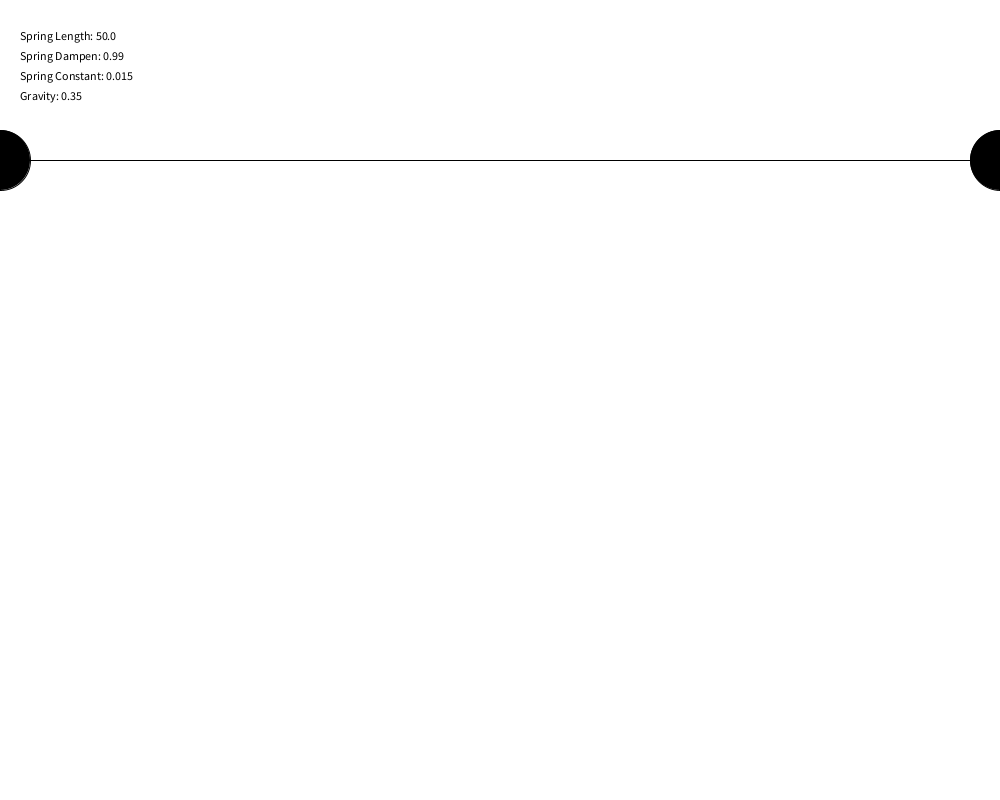
Frame 1 (no input)
Frame 60 (the mouse pressed at the canvas centre just before this capture): identical to frame 1, image omitted
Frame 120 (the mouse held since frame 60 and released just before this capture): identical to frame 1, image omitted

The Processing sketch that drew this single still picture (run headless with seeded random() and noise(); from frame 60 on, the mouse is pressed at the canvas centre):

// Processing sketch: OrbChain
// ── OrbChain.pde
static int SPRING = 2;
static float SPRING_LENGTH = 50;
static float SPRING_DAMPEN = 0.990;
static float SPRING_CONSTANT = 0.015;
static float GRAVITY = 0.35;
static int MODE = SPRING;
OrbList orbs;

void setup() {
  size(1000, 800);
  orbs = new OrbList();
}

void mouseClicked() {
  orbs.add(new OrbNode(mouseX, mouseY, 0, 0, 30));
}

void keyPressed() {
  if (key == '1') {
    SPRING_CONSTANT += 0.005;
  }
  if (key == '2') {
    if (SPRING_CONSTANT - 0.005 >= 0) {
      SPRING_CONSTANT -= 0.005;
    }
  }
  if (key == '3') {
    if (SPRING_DAMPEN + 0.005 <= 1.0) {
      SPRING_DAMPEN += 0.005;
    }
  }
  if (key == '4') {
    if (SPRING_DAMPEN - 0.005 >= 0) {
      SPRING_DAMPEN -= 0.005;
    }
  }
  if (key == '5') {
    SPRING_LENGTH += 0.5;
  }
  if (key == '6') {
    if (SPRING_LENGTH - 0.5 >= 0) {
      SPRING_LENGTH -= 0.5;
    }
  }
  if (key == '7') {
    GRAVITY += 0.01;
  }
  if (key == '8') {
    if (GRAVITY - 0.005 >= 0) {
      GRAVITY -= 0.01;
    }
  }
}

void draw() {
  background(255);
  orbs.processAll();
  orbs.display();
  text("Spring Length: " + SPRING_LENGTH, 20, 40);
  text("Spring Dampen: " + SPRING_DAMPEN, 20, 60);
  text("Spring Constant: " + SPRING_CONSTANT, 20, 80);
  text("Gravity: " + GRAVITY, 20, 100);
}

// ── OrbList.pde
public class OrbList {
  OrbNode first, last;

  //FIXED ORB
  OrbList() {
    first = new FixedOrbNode(0, height/5);
    last = new FixedOrbNode(width, height/5);
    first.next = last;
    last.prev = first;
  }

  void add(OrbNode orb) {
    orb.prev = last.prev;
    orb.next = last;
    orb.prev.next = orb;
    last.prev = orb;
  }
  
  void add(int xcor, OrbNode toBeAdded){
    OrbNode current = first;
    while (current.next != null && xcor < current.x){
      current = current.next;
    }
    current.prev.next = toBeAdded;
    current.prev = toBeAdded;
    toBeAdded.prev = current.prev;
    toBeAdded.next = current;
  }

  void processAll() {
    OrbNode current = first;
    while (current.next != null) {
      current.move();
      current = current.next;
    }
    current.move();
  }

  void display() {
    OrbNode current = first;
    while (current.next != null) {
      current.display();
      current = current.next;
    }
    current.display();
  }
}

// ── OrbNode.pde
public class OrbNode {
  float x, y;
  float dx, dy;
  float radius;
  color c;
  OrbNode next, prev;

  public OrbNode() {
  }
  
  public OrbNode(float x_, float y_) {
    this(x_, y_, 0.0, 0.0, 50.0);
  }

  public OrbNode(float x_, float y_, float dx_, float dy_, float radius_ ) {
    x = x_;
    y = y_;
    dx = dx_;
    dy = dy_;
    radius = radius_;
    c = color(random(255), random(255), random(255), 200);
  }
  
  void display() {
    fill(c);
    ellipse(x, y, radius*2, radius*2);
    if (next != null){
      line(x, y, next.x, next.y);
    }
    if (prev != null){
      line(x, y, prev.x, prev.y);
    }
  }

  void springAttract(OrbNode other) {
    float dist = dist(x, y, other.x, other.y) ;
    float force = (dist - SPRING_LENGTH) * SPRING_CONSTANT;
    float displacex = (x - other.x) ;
    float displacey = (y - other.y) ;
    other.dx += displacex * force / dist;
    other.dy += displacey * force / dist;
    other.dx*= SPRING_DAMPEN;
    other.dy*= SPRING_DAMPEN;
  }

  void move() {
    if (next != null){
      next.springAttract(this);
    }
    if (prev != null){
      prev.springAttract(this);
    }
    //VELOCITY
    x+=dx;
    y+=dy;
    //GRAVITY
    dy+=0.35;
  }
}

public class FixedOrbNode extends OrbNode {
  
  void move() {
    //EMPTY
  }
  
  FixedOrbNode(float x_, float y_) {
    x = x_;
    y = y_;
    radius = 30;
    c = color(0);
  }
  
}
